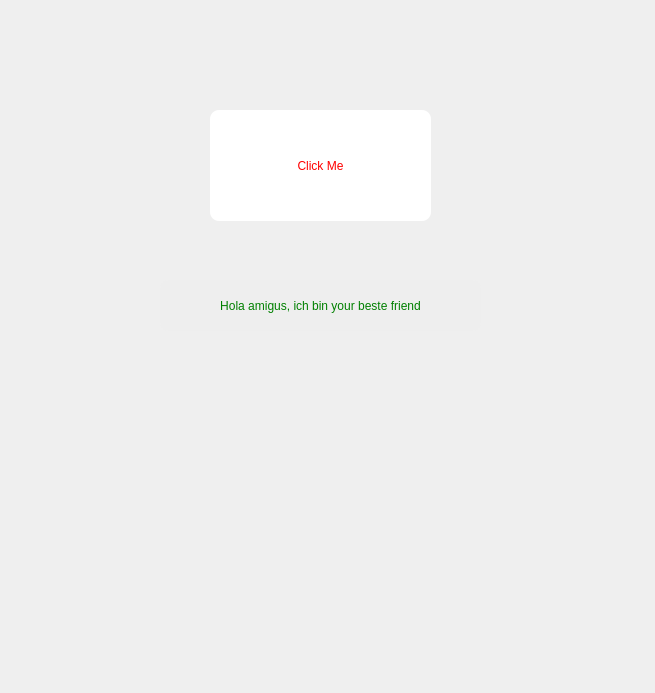
<?xml version="1.0" encoding="UTF-8"?>
<ui version="4.0">
 <class>mainWn</class>
 <widget class="QWidget" name="mainWn">
  <property name="geometry">
   <rect>
    <x>0</x>
    <y>0</y>
    <width>655</width>
    <height>693</height>
   </rect>
  </property>
  <property name="windowTitle">
   <string>Form</string>
  </property>
  <property name="styleSheet">
   <string notr="true">QWidget {
background-color:&quot;#a1deff&quot;
}

QPushButton{
color:red;
border-radius:9px;
background-color: white;
}

QLabel {
color:green;
background-color: #eee;
border-radius:9px;

}</string>
  </property>
  <widget class="QPushButton" name="pushButton">
   <property name="geometry">
    <rect>
     <x>210</x>
     <y>110</y>
     <width>221</width>
     <height>111</height>
    </rect>
   </property>
   <property name="styleSheet">
    <string notr="true"/>
   </property>
   <property name="text">
    <string>Click Me</string>
   </property>
  </widget>
  <widget class="QLabel" name="label">
   <property name="geometry">
    <rect>
     <x>160</x>
     <y>280</y>
     <width>321</width>
     <height>51</height>
    </rect>
   </property>
   <property name="styleSheet">
    <string notr="true"/>
   </property>
   <property name="text">
    <string>Hola amigus, ich bin your beste friend</string>
   </property>
   <property name="alignment">
    <set>Qt::AlignCenter</set>
   </property>
  </widget>
 </widget>
 <resources/>
 <connections/>
</ui>
